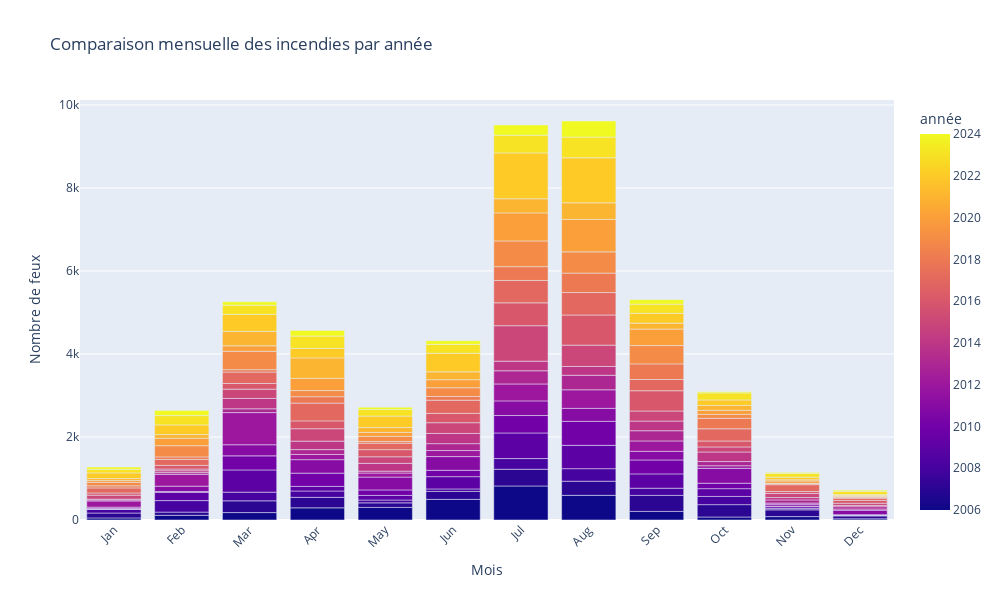

The notebook cell saved with this chart:
### Code cell
# 1. Créer colonne date si ce n'est pas encore fait
df_temp = df_merge.rename(columns={'année': 'year', 'mois': 'month', 'jour': 'day'})
df_merge['date'] = pd.to_datetime(df_temp[['year', 'month', 'day']])

# 2. Extraire mois (numérique) et année
df_merge['mois'] = df_merge['date'].dt.month
df_merge['année'] = df_merge['date'].dt.year

# 3. Convertir mois en noms abrégés et ordonnés
mois_abbr = ['Jan', 'Feb', 'Mar', 'Apr', 'May', 'Jun',
             'Jul', 'Aug', 'Sep', 'Oct', 'Nov', 'Dec']
df_merge['mois_nom'] = df_merge['mois'].apply(lambda x: mois_abbr[x - 1])

# 4. Forcer l'ordre des mois (important pour affichage correct)
df_merge['mois_nom'] = pd.Categorical(df_merge['mois_nom'],
    categories=mois_abbr,
    ordered=True
)

# 5. Grouper par mois et année
df_grouped = df_merge.groupby(['mois_nom', 'année']).size().reset_index(name='nombre_feux')

# 6. Graphique comparatif
fig = px.bar(
    df_grouped,
    x='mois_nom',
    y='nombre_feux',
    color='année',
    barmode='group',
    title='Comparaison mensuelle des incendies par année',
    height=600,
    width=1000
)

fig.update_layout(
    xaxis_title='Mois',
    yaxis_title='Nombre de feux',
    xaxis_tickangle=-45
)

fig.show()

### Figure 1 — Plotly figure (JSON) as saved in the notebook; plotly's stock layout.template omitted (floating-point values rounded to 4 significant figures; data arrays with more than 128 entries replaced by an {"elided": "..."} marker saying what was removed)
{"data": [{"alignmentgroup": "True", "hovertemplate": "mois_nom=%{x}<br>nombre_feux=%{y}<br>année=%{marker.color}<extra></extra>", "legendgroup": "", "marker": {"color": {"elided": "228 int values"}, "coloraxis": "coloraxis", "pattern": {"shape": ""}}, "name": "", "offsetgroup": "", "orientation": "v", "showlegend": false, "textposition": "auto", "type": "bar", "x": {"elided": "228 str values"}, "xaxis": "x", "y": {"elided": "228 int values"}, "yaxis": "y"}], "layout": {"barmode": "group", "coloraxis": {"colorbar": {"title": {"text": "année"}}, "colorscale": [[0, "#0d0887"], [0.1111, "#46039f"], [0.2222, "#7201a8"], [0.3333, "#9c179e"], [0.4444, "#bd3786"], [0.5556, "#d8576b"], [0.6667, "#ed7953"], [0.7778, "#fb9f3a"], [0.8889, "#fdca26"], [1, "#f0f921"]]}, "height": 600, "legend": {"tracegroupgap": 0}, "title": {"text": "Comparaison mensuelle des incendies par année"}, "width": 1000, "xaxis": {"anchor": "y", "domain": [0, 1], "tickangle": -45, "title": {"text": "Mois"}}, "yaxis": {"anchor": "x", "domain": [0, 1], "title": {"text": "Nombre de feux"}}}}
